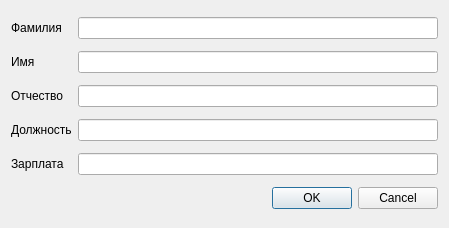
<?xml version="1.0" encoding="UTF-8"?>
<ui version="4.0">
 <class>EmployeeEditor</class>
 <widget class="QDialog" name="EmployeeEditor">
  <property name="geometry">
   <rect>
    <x>0</x>
    <y>0</y>
    <width>449</width>
    <height>228</height>
   </rect>
  </property>
  <property name="minimumSize">
   <size>
    <width>449</width>
    <height>0</height>
   </size>
  </property>
  <property name="windowTitle">
   <string>Сотрудник</string>
  </property>
  <property name="sizeGripEnabled">
   <bool>false</bool>
  </property>
  <property name="modal">
   <bool>false</bool>
  </property>
  <layout class="QGridLayout" name="gridLayout">
   <item row="2" column="1">
    <widget class="QLineEdit" name="lineName"/>
   </item>
   <item row="5" column="1">
    <widget class="QLineEdit" name="lineFunction"/>
   </item>
   <item row="6" column="1">
    <widget class="QLineEdit" name="lineSalary"/>
   </item>
   <item row="1" column="0">
    <widget class="QLabel" name="surname">
     <property name="text">
      <string>Фамилия</string>
     </property>
    </widget>
   </item>
   <item row="2" column="0">
    <widget class="QLabel" name="name">
     <property name="text">
      <string>Имя</string>
     </property>
    </widget>
   </item>
   <item row="4" column="0">
    <widget class="QLabel" name="middleName">
     <property name="text">
      <string>Отчество</string>
     </property>
    </widget>
   </item>
   <item row="6" column="0">
    <widget class="QLabel" name="salary">
     <property name="text">
      <string>Зарплата</string>
     </property>
    </widget>
   </item>
   <item row="4" column="1">
    <widget class="QLineEdit" name="lineMiddleName"/>
   </item>
   <item row="5" column="0">
    <widget class="QLabel" name="function">
     <property name="text">
      <string>Должность</string>
     </property>
    </widget>
   </item>
   <item row="7" column="0" colspan="2">
    <widget class="QDialogButtonBox" name="buttonBox">
     <property name="orientation">
      <enum>Qt::Horizontal</enum>
     </property>
     <property name="standardButtons">
      <set>QDialogButtonBox::Cancel|QDialogButtonBox::Ok</set>
     </property>
     <property name="centerButtons">
      <bool>false</bool>
     </property>
    </widget>
   </item>
   <item row="1" column="1">
    <widget class="QLineEdit" name="lineSurname">
     <property name="clearButtonEnabled">
      <bool>false</bool>
     </property>
    </widget>
   </item>
  </layout>
 </widget>
 <resources/>
 <connections>
  <connection>
   <sender>buttonBox</sender>
   <signal>accepted()</signal>
   <receiver>EmployeeEditor</receiver>
   <slot>accept()</slot>
   <hints>
    <hint type="sourcelabel">
     <x>380</x>
     <y>208</y>
    </hint>
    <hint type="destinationlabel">
     <x>478</x>
     <y>180</y>
    </hint>
   </hints>
  </connection>
  <connection>
   <sender>buttonBox</sender>
   <signal>rejected()</signal>
   <receiver>EmployeeEditor</receiver>
   <slot>reject()</slot>
   <hints>
    <hint type="sourcelabel">
     <x>270</x>
     <y>200</y>
    </hint>
    <hint type="destinationlabel">
     <x>272</x>
     <y>233</y>
    </hint>
   </hints>
  </connection>
 </connections>
 <slots>
  <slot>checkLines()</slot>
 </slots>
</ui>
